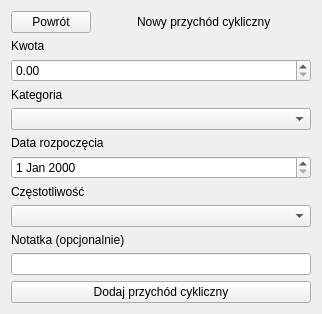
         <widget class="QWidget" name="page_2">
          <layout class="QVBoxLayout" name="verticalLayout_6">
           <item>
            <layout class="QHBoxLayout" name="horizontalLayout_22">
             <item>
              <widget class="QPushButton" name="pushButton_11">
               <property name="text">
                <string>Powrót</string>
               </property>
              </widget>
             </item>
             <item>
              <spacer name="horizontalSpacer_17">
               <property name="orientation">
                <enum>Qt::Horizontal</enum>
               </property>
               <property name="sizeHint" stdset="0">
                <size>
                 <width>40</width>
                 <height>20</height>
                </size>
               </property>
              </spacer>
             </item>
             <item>
              <widget class="QLabel" name="label_26">
               <property name="text">
                <string>Nowy przychód cykliczny</string>
               </property>
              </widget>
             </item>
             <item>
              <spacer name="horizontalSpacer_18">
               <property name="orientation">
                <enum>Qt::Horizontal</enum>
               </property>
               <property name="sizeHint" stdset="0">
                <size>
                 <width>40</width>
                 <height>20</height>
                </size>
               </property>
              </spacer>
             </item>
            </layout>
           </item>
           <item>
            <widget class="QLabel" name="label_27">
             <property name="text">
              <string>Kwota</string>
             </property>
            </widget>
           </item>
           <item>
            <widget class="QDoubleSpinBox" name="doubleSpinBox_2"/>
           </item>
           <item>
            <widget class="QLabel" name="label_31">
             <property name="text">
              <string>Kategoria</string>
             </property>
            </widget>
           </item>
           <item>
            <widget class="QComboBox" name="comboBox_3"/>
           </item>
           <item>
            <widget class="QLabel" name="label_28">
             <property name="text">
              <string>Data rozpoczęcia</string>
             </property>
            </widget>
           </item>
           <item>
            <widget class="QDateEdit" name="dateEdit_2"/>
           </item>
           <item>
            <widget class="QLabel" name="label_29">
             <property name="text">
              <string>Częstotliwość</string>
             </property>
            </widget>
           </item>
           <item>
            <widget class="QComboBox" name="comboBox_4"/>
           </item>
           <item>
            <widget class="QLabel" name="label_30">
             <property name="text">
              <string>Notatka (opcjonalnie)</string>
             </property>
            </widget>
           </item>
           <item>
            <widget class="QLineEdit" name="lineEdit_3"/>
           </item>
           <item>
            <widget class="QPushButton" name="pushButton_12">
             <property name="text">
              <string>Dodaj przychód cykliczny</string>
             </property>
            </widget>
           </item>
          </layout>
         </widget>
